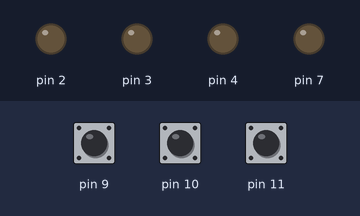
Bench run of a sketch on a simulated Arduino Uno, built with avr-gcc and run on an emulated ATmega328P. Shown: output pins drawn as LEDs (lit = HIGH). Dashed ring = blinking. The test bench sets the inputs (shaded band); at power-on: pin 9 HIGH, pin 10 HIGH, pin 11 HIGH.

Above: at 1.2 s.
1.3 s: pin 9 pulled LOW for 0.15 s
At 1.48 s:
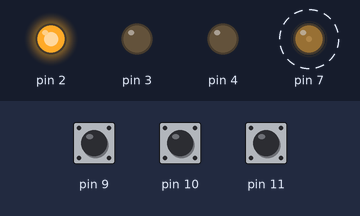
4.3 s: pin 10 pulled LOW for 3.2 s
At 4.48 s:
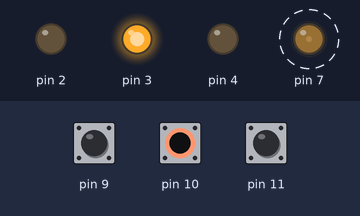
9.0 s: pin 11 pulled LOW for 3.2 s
At 11.1 s:
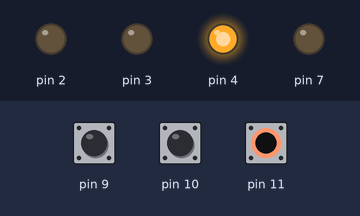
13.7 s: pin 9 pulled LOW for 1 s
At 13.88 s:
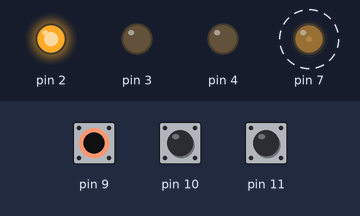
16.7 s: pin 9 pulled LOW for 3.2 s
At 16.88 s:
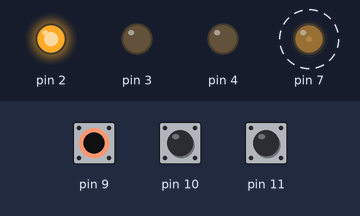
21.4 s: pin 9 driven LOW and pin 10 driven LOW
At 25.71 s:
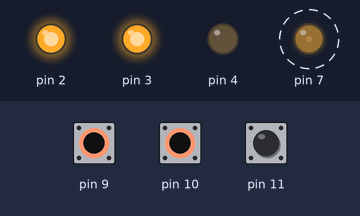
Timing chart, 0 to 27.2 s (numbered marks = the images above; inputs shaded):
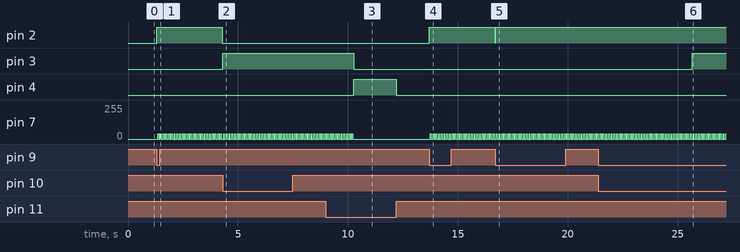

The sketch:

DustCollector.ino
```cpp
/*
  Dustcollector

  Turns an Dustcollector when you press a button
  Turns off dustcollector when you press another button

*/

static int bit_length = 425;
static unsigned char on_msg[5] = {0b11101010, 0b10101110, 0b10010011, 0b01001001, 0b00100000};
static unsigned char off_msg[5]= {0b11101010, 0b10101110, 0b10010010, 0b01001001, 0b00110000};
static int bits = 36;

void send_msg(char *msg, int bits, int bit_length) {
      int index = 0;
      int bindex = 7;

      digitalWrite(7, 0);
      delayMicroseconds(bit_length * 10);

      for (int i=0;i<bits;i++) {
        digitalWrite(7, msg[index] & (1 << bindex--));
        delayMicroseconds(bit_length);
        if (bindex < 0) {
          bindex = 7;
          index++;
        }
      }
      digitalWrite(7, 0);
      delayMicroseconds(bit_length * 10);
}

void setup() {
  // initialize digital pin LED_BUILTIN as an output.
  pinMode(2, OUTPUT);
  pinMode(3, OUTPUT);
  pinMode(4, OUTPUT);
  pinMode(7, OUTPUT);
  pinMode(9, INPUT_PULLUP);
  pinMode(10, INPUT_PULLUP);
  pinMode(11, INPUT_PULLUP);
  pinMode(12, INPUT_PULLUP);
}

void loop() {
  digitalWrite(2, !digitalRead(9));
  digitalWrite(3, !digitalRead(10));
  digitalWrite(4, !digitalRead(11));

  if (!digitalRead(9)) {
    for (int j=0;j<24;j++) {
      send_msg(on_msg, bits, bit_length);
      delay(100);
    }
  }

  if (!digitalRead(10)) {
    for (int j=0;j<24;j++) {
      send_msg(off_msg, bits, bit_length);
      delay(100);
    }
  }

  delay(10);

//  digitalWrite(, digitalRead(9));   // turn the LED on (HIGH is the voltage level)
}
```

Measured:
- after the input at 1.3 s, pin 2: LOW → HIGH at once, → LOW 3.0 s later; pin 7: alternates 38/255 for 0.04 s and 0/255 for 0.08 s, starting after 0.05 s
- after the input at 4.3 s, pin 3: LOW → HIGH at once; pin 7: alternates 38/255 for 0.04 s and 0/255 for 0.08 s, starting after 0.05 s
- after the input at 9.0 s, pin 4: LOW → HIGH after 1.3 s, → LOW 1.9 s later
- after the input at 13.7 s, pin 2: LOW → HIGH at once, → LOW 3.0 s later; pin 7: alternates 38/255 for 0.04 s and 0/255 for 0.08 s, starting after 0.06 s
- after the input at 16.7 s, pin 2: LOW → HIGH at once; pin 7: alternates 38/255 for 0.04 s and 0/255 for 0.08 s, starting after 0.05 s
- after the input at 21.4 s, pin 2: stays HIGH (without the input it goes to LOW after 1.3 s); pin 3: LOW → HIGH after 4.3 s
